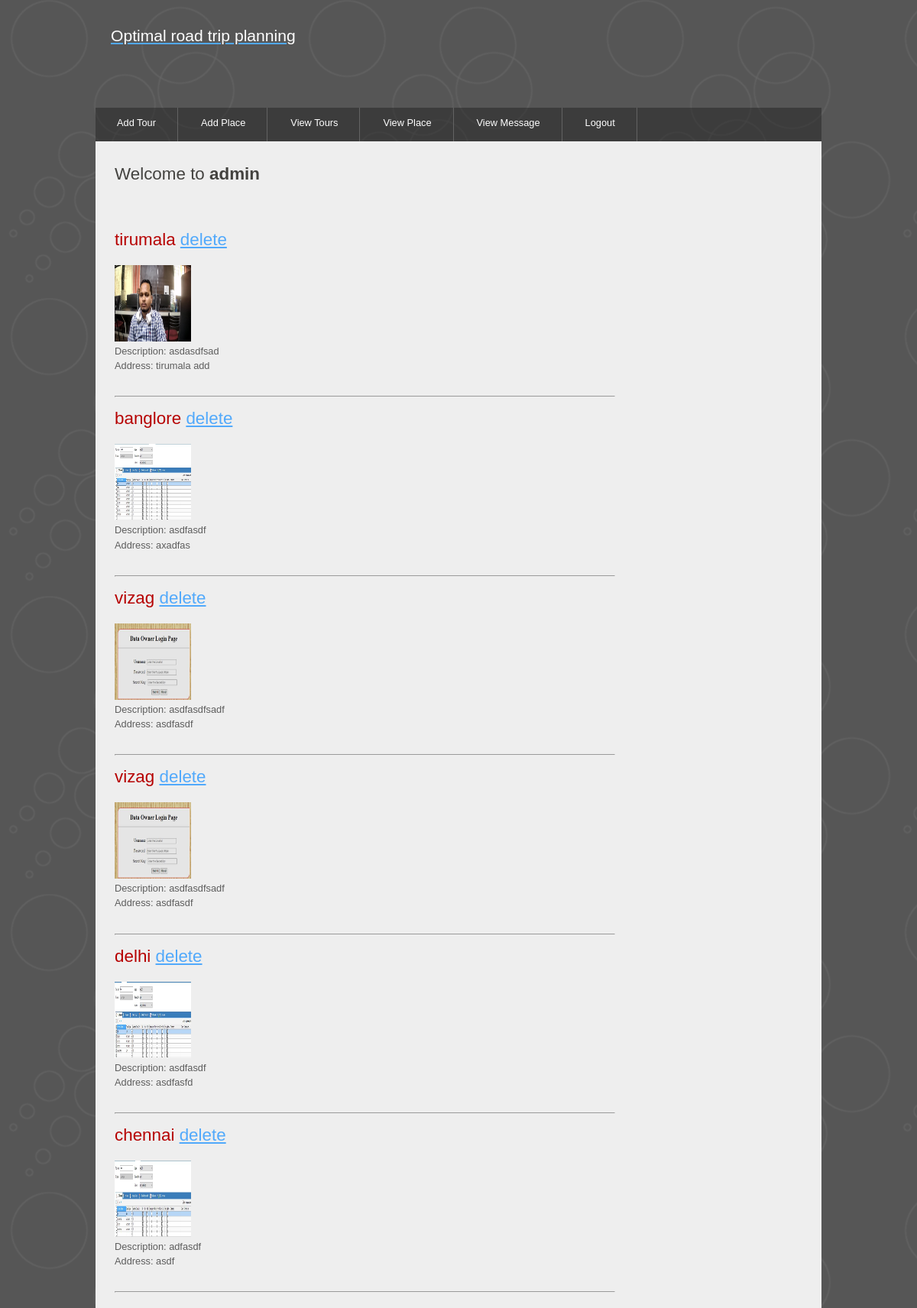
The app's page /viewplaces/ (signed in) with its own data.
### roadtrip/models.py (models this page shows)
class PlaceModel(Model):
    name = models.CharField(max_length=60)
    description = models.CharField(max_length=30)
    image = models.FileField(upload_to="images")
    lat=models.FloatField()
    long = models.FloatField()
    address=models.CharField(max_length=500)
    class Meta:
        db_table = "places"

### roadtrip/views.py (the view)
# urls.py: path('viewplaces/',viewplaces,name='view places'),
def viewplaces(request):
    places=[]
    for place in PlaceModel.objects.all():
        place.image = str(place.image).split("/")[1]
        places.append(place)
    return render(request, "places.html", {"places":places})

### templates/places.html (shortened to what this page needs)
{% load  static%}
<!DOCTYPE HTML>
<html>
<head>
<link rel="stylesheet" type="text/css" href="{% static 'style/style.css'%}" title="style" />
</head>
<body>
	<div id="main">
		<div id="header">
			<div id="logo">
				<div id="logo_text">
					<h3>
						<a href="#"><font color="white">Optimal road trip planning</font></a>
					</h3>
					<br/><br/>
				</div>
			</div>
			<div id="menubar">
				<ul id="menu">
                    {% if request.session.username in "admin" %}
                        <li><a href="/addtour">Add Tour</a>
                        <li><a href="/addplace">Add Place</a></li>
                    {% endif %}
                    <li><a href="/viewtours">View Tours</a></li>
                    <li><a href="/viewplaces">View Place</a></li>
                    <li><a href="/viewmessages">View Message</a></li>
                    <li><a href="/logout">Logout</a></li>
				</ul>
			</div>
		</div>
		<div id="site_content">
            <div id="content">
				<h1>Welcome to  <strong>{{request.session.username}}</strong>{{form.non_field_errors}}</h1>
                <h1><strong>{{message}}</strong></h1>
                {% for place in places %}
                    <h2>{{ place.name }}
                        {% if request.session.username in "admin" %}
                                <a href="/deleteplace?placeid={{ place.id }}">delete</a>
                        {% endif %}
                    </h2>
                     <img src="{% static ''%}{{ place.image }}" height="100" width="100">
                    <br/>
                    <p>
                        Description: {{ place.description }} <br/>
                        Address: {{ place.address}} <br/>
                    </p>
                <br><hr>
                {% endfor %}
            </div>
        </div>
	</div>
</body>
</html>

### static/style/style.css (style rules this page uses)
html { height: 100%; }
* { margin: 0; padding: 0; }
body { font: normal .80em 'trebuchet ms', arial, sans-serif; background: #646557 url(pattern.png) repeat fixed; color: #5D5D5D; }
p { padding: 0 0 15px 0; line-height: 1.5em; }
img { border: 0; }
h1, h2, h3, h4, h5, h6 { font: normal 175% 'century gothic', arial, sans-serif; color: #43423F; margin: 0 0 15px 0; padding: 5px 0 5px 0; }
h2 { font: normal 175% 'century gothic', arial, sans-serif; color: #B60000; padding: 15px 0 5px 0; }
h3 { font: normal 165% 'century gothic', arial, sans-serif; }
a, a:hover { background: transparent; outline: none; text-decoration: underline; color: #51A9FB; }
ul { margin: 2px 0 22px 17px; }
ul li { list-style-type: circle; margin: 0 0 6px 0; padding: 0 0 4px 5px; }
#main, #header, #logo, #menubar, #site_content, #footer { margin-left: auto; margin-right: auto; }
#main { width: 950px; margin: 20px auto; }
#header { width: 950px; height: 121px; }
#logo { width: 910px; position: relative; height: 100px; background: transparent; padding: 10px 0 10px 0; }
#menubar { height: 46px; width: 950px; margin: 1px auto 0 auto; background: transparent url(tab.png); }
ul#menu { float: left; margin: 0;padding: 0; }
ul#menu li { float: left; padding: 0 0 0 6px; list-style: none; margin: 0px 2px 0 0; }
ul#menu li a { font: normal 100% 'trebuchet ms', sans-serif; display: block; float: left; height: 27px; padding: 12px 28px 5px 22px; text-align: center; color: #FFF; border-right: 1px solid #636363; text-decoration: none; }
#site_content { width: 925px; overflow: hidden; margin: 44px auto 0 auto; padding: 10px 0 0 25px; background: #EEE; border-top: 0; border-bottom: 0; color: #5D5D5D; }
#content { text-align: left; width: 655px; padding: 15px 0 20px 0; margin: 0; }

### records on screen
PlaceModel: name "tirumala", image (picture), description "asdasdfsad", address "tirumala add"
PlaceModel: name "banglore", image (picture), description "asdfasdf", address "axadfas"
PlaceModel: name "vizag", image (picture), description "asdfasdfsadf", address "asdfasdf"
PlaceModel: name "vizag", image (picture), description "asdfasdfsadf", address "asdfasdf"
PlaceModel: name "delhi", image (picture), description "asdfasdf", address "asdfasfd"
PlaceModel: name "chennai", image (picture), description "adfasdf", address "asdf"

### other values on screen
{{ request.session.username }} "admin"
